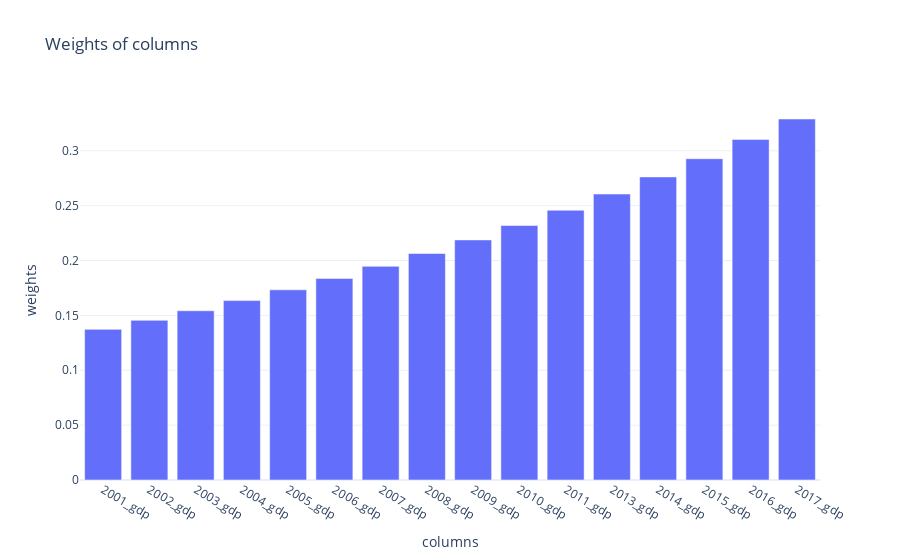

Source (notebook cell):
### Markdown cell above
#### Use case: similarity in outcome patterns

You want to find top five juristdiction with similar gdp change patterns. You value times nearest to you a bit more, but also you only want the years 2003-2019 to be used for the outcome comparison.

### Code cell
f  = FipsQuery(42001, "gdp", lag = 0, top =5, time_decay = 1.06, 
               outcome_comparison_period=(2003, 2019), outcome_percentile_range= (40,100))
f.find_euclidean_kins()
# you can inspect the weights resulting from your time_decay setting:

display(f.plot_weights())

### Figure 1 — Plotly figure (JSON) as saved in the notebook; plotly's stock layout.template omitted (floating-point values rounded to 4 significant figures)
{"data": [{"type": "bar", "x": ["2001_gdp", "2002_gdp", "2003_gdp", "2004_gdp", "2005_gdp", "2006_gdp", "2007_gdp", "2008_gdp", "2009_gdp", "2010_gdp", "2011_gdp", "2013_gdp", "2014_gdp", "2015_gdp", "2016_gdp", "2017_gdp", "2018_gdp", "2019_gdp", "2020_gdp", "2021_gdp"], "y": [0.1373, 0.1455, 0.1542, 0.1635, 0.1733, 0.1837, 0.1947, 0.2064, 0.2188, 0.2319, 0.2458, 0.2606, 0.2762, 0.2928, 0.3104, 0.329]}], "layout": {"title": {"text": "Weights of columns"}, "xaxis": {"title": {"text": "columns"}}, "yaxis": {"title": {"text": "weights"}}}}
